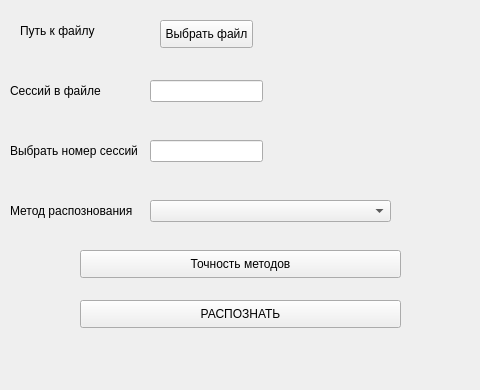
<?xml version="1.0" encoding="UTF-8"?>
<ui version="4.0">
 <class>MainWindow</class>
 <widget class="QMainWindow" name="MainWindow">
  <property name="geometry">
   <rect>
    <x>0</x>
    <y>0</y>
    <width>480</width>
    <height>390</height>
   </rect>
  </property>
  <property name="windowTitle">
   <string>MainWindow</string>
  </property>
  <widget class="QWidget" name="centralwidget">
   <widget class="QLabel" name="label">
    <property name="geometry">
     <rect>
      <x>20</x>
      <y>10</y>
      <width>91</width>
      <height>41</height>
     </rect>
    </property>
    <property name="text">
     <string>Путь к файлу</string>
    </property>
   </widget>
   <widget class="QPushButton" name="pushButton">
    <property name="geometry">
     <rect>
      <x>160</x>
      <y>20</y>
      <width>93</width>
      <height>28</height>
     </rect>
    </property>
    <property name="text">
     <string>Выбрать файл</string>
    </property>
   </widget>
   <widget class="QLabel" name="label_2">
    <property name="geometry">
     <rect>
      <x>10</x>
      <y>70</y>
      <width>101</width>
      <height>41</height>
     </rect>
    </property>
    <property name="text">
     <string>Сессий в файле</string>
    </property>
   </widget>
   <widget class="QLineEdit" name="lineEdit">
    <property name="geometry">
     <rect>
      <x>150</x>
      <y>80</y>
      <width>113</width>
      <height>22</height>
     </rect>
    </property>
   </widget>
   <widget class="QLabel" name="label_3">
    <property name="geometry">
     <rect>
      <x>10</x>
      <y>130</y>
      <width>141</width>
      <height>41</height>
     </rect>
    </property>
    <property name="text">
     <string>Выбрать номер сессий</string>
    </property>
   </widget>
   <widget class="QLineEdit" name="lineEdit_2">
    <property name="geometry">
     <rect>
      <x>150</x>
      <y>140</y>
      <width>113</width>
      <height>22</height>
     </rect>
    </property>
   </widget>
   <widget class="QLabel" name="label_4">
    <property name="geometry">
     <rect>
      <x>10</x>
      <y>190</y>
      <width>141</width>
      <height>41</height>
     </rect>
    </property>
    <property name="text">
     <string>Метод распознования</string>
    </property>
   </widget>
   <widget class="QComboBox" name="comboBox">
    <property name="geometry">
     <rect>
      <x>150</x>
      <y>200</y>
      <width>241</width>
      <height>22</height>
     </rect>
    </property>
   </widget>
   <widget class="QPushButton" name="pushButton_2">
    <property name="geometry">
     <rect>
      <x>80</x>
      <y>250</y>
      <width>321</width>
      <height>28</height>
     </rect>
    </property>
    <property name="text">
     <string>Точность методов</string>
    </property>
   </widget>
   <widget class="QPushButton" name="pushButton_3">
    <property name="geometry">
     <rect>
      <x>80</x>
      <y>300</y>
      <width>321</width>
      <height>28</height>
     </rect>
    </property>
    <property name="text">
     <string>РАСПОЗНАТЬ</string>
    </property>
   </widget>
  </widget>
 </widget>
 <resources/>
 <connections/>
</ui>
